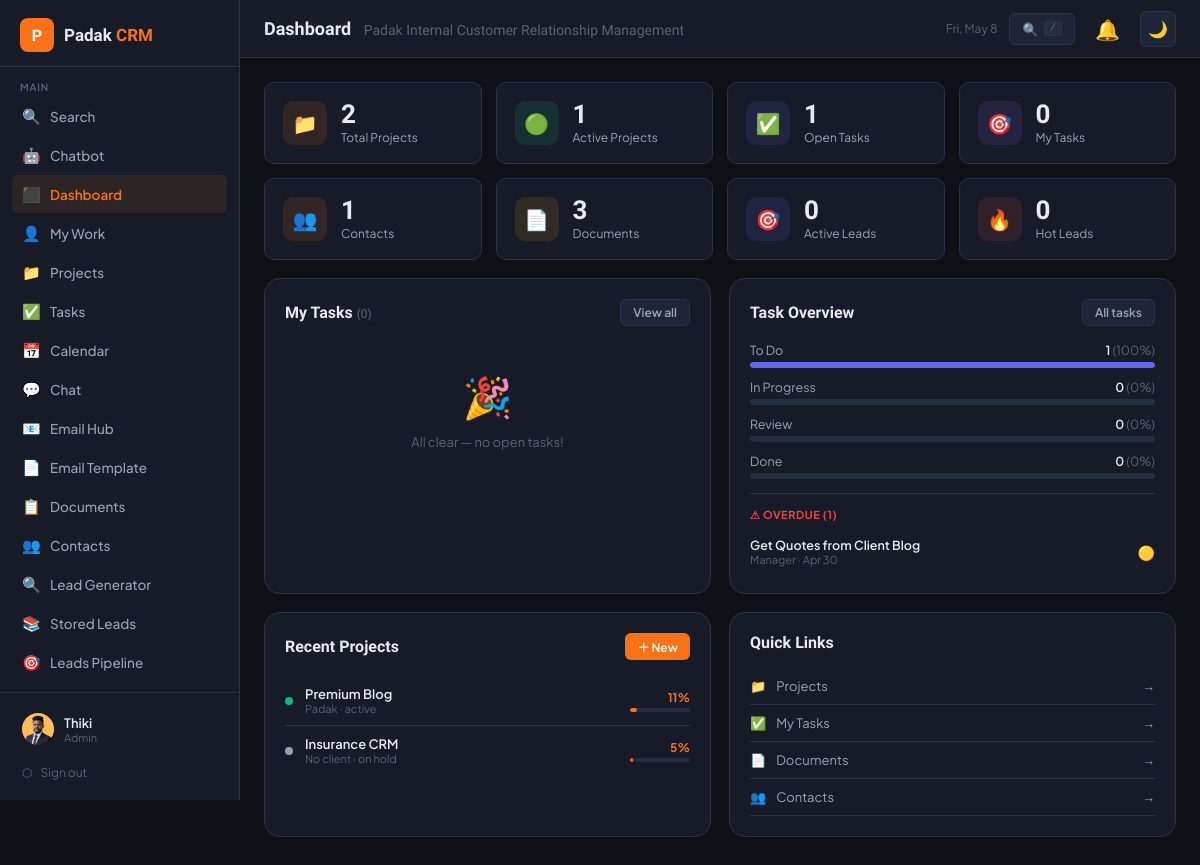
The app's page /dashboard.php (signed in) with its own data.
### tables this page shows
CREATE TABLE `tasks` (
  `id` int(11) NOT NULL,
  `title` varchar(250) NOT NULL,
  `description` text DEFAULT NULL,
  `project_id` int(11) DEFAULT NULL,
  `assigned_to` int(11) DEFAULT NULL,
  `created_by` int(11) NOT NULL,
  `status` enum('todo','in_progress','review','done') DEFAULT 'todo',
  `priority` enum('low','medium','high','urgent') DEFAULT 'medium',
  `due_date` date DEFAULT NULL,
  `start_date` date DEFAULT NULL,
  `label` varchar(80) DEFAULT NULL,
  `sort_order` int(11) DEFAULT 0,
  `completed_at` datetime DEFAULT NULL,
  `created_at` datetime DEFAULT current_timestamp(),
  `updated_at` datetime DEFAULT current_timestamp() ON UPDATE current_timestamp()
);

CREATE TABLE `users` (
  `id` int(11) NOT NULL,
  `name` varchar(100) NOT NULL,
  `email` varchar(150) NOT NULL,
  `password` varchar(255) NOT NULL,
  `role` enum('admin','manager','member') DEFAULT 'member',
  `avatar` varchar(255) DEFAULT NULL,
  `phone` varchar(30) DEFAULT NULL,
  `department` varchar(100) DEFAULT NULL,
  `department_role` enum('general','tele_caller','digital_marketing','software_developer','graphics_designer') DEFAULT 'general',
  `status` enum('active','inactive') DEFAULT 'active',
  `last_login` datetime DEFAULT NULL,
  `created_at` datetime DEFAULT current_timestamp()
);

CREATE TABLE `projects` (
  `id` int(11) NOT NULL,
  `title` varchar(200) NOT NULL,
  `description` text DEFAULT NULL,
  `contact_id` int(11) DEFAULT NULL,
  `status` enum('planning','active','on_hold','completed','cancelled') DEFAULT 'planning',
  `priority` enum('low','medium','high','urgent') DEFAULT 'medium',
  `start_date` date DEFAULT NULL,
  `due_date` date DEFAULT NULL,
  `budget` decimal(12,2) DEFAULT NULL,
  `currency` varchar(10) DEFAULT 'LKR',
  `progress` int(11) DEFAULT 0,
  `created_by` int(11) NOT NULL,
  `created_at` datetime DEFAULT current_timestamp(),
  `updated_at` datetime DEFAULT current_timestamp() ON UPDATE current_timestamp()
);

CREATE TABLE `contacts` (
  `id` int(11) NOT NULL,
  `name` varchar(150) NOT NULL,
  `company` varchar(150) DEFAULT NULL,
  `email` varchar(150) DEFAULT NULL,
  `phone` varchar(50) DEFAULT NULL,
  `address` text DEFAULT NULL,
  `type` enum('client','lead','partner','vendor') DEFAULT 'lead',
  `status` enum('active','inactive','prospect') DEFAULT 'prospect',
  `notes` text DEFAULT NULL,
  `assigned_to` int(11) DEFAULT NULL,
  `created_by` int(11) NOT NULL,
  `created_at` datetime DEFAULT current_timestamp(),
  `updated_at` datetime DEFAULT current_timestamp() ON UPDATE current_timestamp()
);

### config.php (called while the page is built, shortened)
<?php
function currentUser(): array {
    return [
        'id'   => $_SESSION['crm_user_id'] ?? 0,
        'name' => $_SESSION['crm_name'] ?? '',
        'role' => $_SESSION['crm_role'] ?? '',
        'email'=> $_SESSION['crm_email'] ?? '',
        'avatar'=> $_SESSION['crm_avatar'] ?? null,
    ];
}
function isManager(): bool { return in_array($_SESSION['crm_role'] ?? '', ['admin','manager']); }
function h(string $s): string { return htmlspecialchars($s, ENT_QUOTES, 'UTF-8'); }
function fDate(?string $d, string $fmt = 'M j, Y'): string {
    return date($fmt, strtotime($d));
}
function statusColor(string $status): string {
    return match($status) {
        'active','done','completed' => '#10b981',
        'planning','todo' => '#6366f1',
        'in_progress' => '#f59e0b',
        'review' => '#8b5cf6',
        'on_hold' => '#94a3b8',
        'cancelled','inactive' => '#ef4444',
        'prospect','lead' => '#f97316',
        'client' => '#10b981',
        'partner' => '#6366f1',
        'urgent','high' => '#ef4444',
        'medium' => '#f59e0b',
        'low' => '#10b981',
        default => '#94a3b8'
    };
}
function priorityIcon(string $p): string {
    return match($p) {
        'urgent' => '🔴',
        'high' => '🟠',
        'medium' => '🟡',
        'low' => '🟢',
        default => '⚪'
    };
}

### dashboard.php (the view, shortened to what this page needs)
<?php
require_once 'config.php';
require_once 'includes/layout.php';
$user = currentUser();
$db   = getCRMDB();
$uid  = (int)$user['id'];
$s = [];
$s['projects']  = $db->query("SELECT COUNT(*) FROM projects WHERE status NOT IN ('cancelled')")->fetch_row()[0];
$s['active_p']  = $db->query("SELECT COUNT(*) FROM projects WHERE status='active'")->fetch_row()[0];
$s['open_tasks']= $db->query("SELECT COUNT(*) FROM tasks WHERE status!='done'")->fetch_row()[0];
$s['my_tasks']  = $db->query("SELECT COUNT(*) FROM tasks WHERE assigned_to=$uid AND status!='done'")->fetch_row()[0];
$s['contacts']  = $db->query("SELECT COUNT(*) FROM contacts")->fetch_row()[0];
$s['docs']      = $db->query("SELECT COUNT(*) FROM documents")->fetch_row()[0] + $db->query("SELECT COUNT(*) FROM rich_docs")->fetch_row()[0];
if (isManager()) {
    $s['leads']      = $db->query("SELECT COUNT(*) FROM leads WHERE stage NOT IN ('won','lost')")->fetch_row()[0];
    $s['hot_leads']  = $db->query("SELECT COUNT(*) FROM leads WHERE stage IN ('proposal','negotiation')")->fetch_row()[0];
}
$my_tasks = $db->query("
    SELECT t.*, p.title AS proj_title FROM tasks t
    LEFT JOIN projects p ON p.id=t.project_id
    WHERE t.assigned_to=$uid AND t.status!='done'
    ORDER BY FIELD(t.priority,'urgent','high','medium','low'), t.due_date ASC
    LIMIT 8
")->fetch_all(MYSQLI_ASSOC);
$task_rows = $db->query("SELECT status, COUNT(*) AS cnt FROM tasks GROUP BY status")->fetch_all(MYSQLI_ASSOC);
$tcounts = ['todo'=>0,'in_progress'=>0,'review'=>0,'done'=>0];
foreach ($task_rows as $r) $tcounts[$r['status']] = (int)$r['cnt'];
$total_t = array_sum($tcounts);
$projects = $db->query("
    SELECT p.*, c.name AS client_name,
        (SELECT COUNT(*) FROM tasks WHERE project_id=p.id AND status='done') AS done_tasks,
        (SELECT COUNT(*) FROM tasks WHERE project_id=p.id) AS total_tasks,
        p.progress
    FROM projects p
    LEFT JOIN contacts c ON c.id=p.contact_id
    ORDER BY p.updated_at DESC LIMIT 5
")->fetch_all(MYSQLI_ASSOC);
$activity = [];
if (isManager()) {
    $activity = $db->query("
        SELECT a.action, a.created_at, u.name AS uname
        FROM activity_log a LEFT JOIN users u ON u.id=a.user_id
        ORDER BY a.created_at DESC LIMIT 8
    ")->fetch_all(MYSQLI_ASSOC);
}
$overdue = $db->query("
    SELECT t.title, t.due_date, t.priority, u.name AS assignee
    FROM tasks t LEFT JOIN users u ON u.id=t.assigned_to
    WHERE t.due_date < CURDATE() AND t.status!='done'
    ORDER BY t.due_date ASC LIMIT 5
")->fetch_all(MYSQLI_ASSOC);
$pipeline = [];
if (isManager()) {
    $pipeline = $db->query("
        SELECT stage, COUNT(*) AS cnt, COALESCE(SUM(budget_est),0) AS val
        FROM leads WHERE stage NOT IN ('won','lost')
        GROUP BY stage ORDER BY FIELD(stage,'new','contacted','qualified','proposal','negotiation')
    ")->fetch_all(MYSQLI_ASSOC);
}
?>
<?php
$kpis = [
    ['📁','Total Projects', $s['projects'],     'rgba(249,115,22,.12)',  'projects.php'],
    ['🟢','Active Projects',$s['active_p'],     'rgba(16,185,129,.12)',  'projects.php?status=active'],
    ['✅','Open Tasks',      $s['open_tasks'],   'rgba(99,102,241,.12)',  'tasks.php'],
    ['🎯','My Tasks',        $s['my_tasks'],     'rgba(139,92,246,.12)',  'tasks.php?assigned=me'],
    ['👥','Contacts',        $s['contacts'],     'rgba(249,115,22,.12)',  'contacts.php'],
    ['📄','Documents',       $s['docs'],         'rgba(245,158,11,.12)',  'documents.php'],
];
if (isManager()) {
    $kpis[] = ['🎯','Active Leads',  $s['leads'],         'rgba(99,102,241,.12)',  'leads.php'];
    $kpis[] = ['🔥','Hot Leads',     $s['hot_leads'],     'rgba(239,68,68,.12)',   'leads.php?stage=proposal'];
}
?>
<div class="stats-grid" style="margin-bottom:18px">
  <?php foreach ($kpis as [$icon,$lbl,$val,$bg,$href]): ?>
  <a href="<?= $href ?>" style="text-decoration:none">
    <div class="stat-card" style="cursor:pointer;transition:border-color .15s" onmouseover="this.style.borderColor='var(--border2)'" onmouseout="this.style.borderColor='var(--border)'">
      <div class="stat-icon" style="background:<?= $bg ?>"><?= $icon ?></div>
      <div>
        <div class="stat-val"><?= $val ?></div>
        <div class="stat-lbl"><?= $lbl ?></div>
      </div>
    </div>
  </a>
  <?php endforeach; ?>
</div>
<div class="db-grid">
  <div class="card">
    <div class="card-header">
      <div class="card-title">My Tasks <span style="font-size:12px;color:var(--text3);font-weight:400">(<?= count($my_tasks) ?>)</span></div>
      <a href="tasks.php?assigned=me" class="btn btn-ghost btn-sm">View all</a>
    </div>
    <?php if (empty($my_tasks)): ?>
      <div class="empty-state" style="padding:28px 20px"><div class="icon">🎉</div><p>All clear — no open tasks!</p></div>
    <?php endif; ?>
  </div>
  <div class="card">
    <div class="card-header">
      <div class="card-title">Task Overview</div>
      <a href="tasks.php" class="btn btn-ghost btn-sm">All tasks</a>
    </div>
    <?php
    $tc_labels = ['todo'=>'To Do','in_progress'=>'In Progress','review'=>'Review','done'=>'Done'];
    $tc_colors = ['todo'=>'#6366f1','in_progress'=>'#f59e0b','review'=>'#8b5cf6','done'=>'#10b981'];
    foreach ($tcounts as $k=>$v):
      $pct = $total_t > 0 ? round($v/$total_t*100) : 0;
    ?>
    <div style="margin-bottom:11px">
      <div style="display:flex;justify-content:space-between;margin-bottom:4px">
        <span style="font-size:12.5px;color:var(--text2)"><?= $tc_labels[$k] ?></span>
        <span style="font-size:12.5px;font-weight:600;color:var(--text)"><?= $v ?> <span style="color:var(--text3);font-weight:400">(<?= $pct ?>%)</span></span>
      </div>
      <div class="progress-bar">
        <div class="progress-fill" style="width:<?= $pct ?>%;background:<?= $tc_colors[$k] ?>"></div>
      </div>
    </div>
    <?php endforeach; ?>
    <?php if (!empty($overdue)): ?>
    <div style="margin-top:14px;padding-top:14px;border-top:1px solid var(--border)">
      <div style="font-size:11px;font-weight:700;color:var(--red);margin-bottom:8px;text-transform:uppercase;letter-spacing:.05em">⚠ Overdue (<?= count($overdue) ?>)</div>
      <?php foreach ($overdue as $o): ?>
      <div class="ov-item">
        <div style="flex:1;min-width:0">
          <div style="font-size:12.5px;font-weight:600;color:var(--text);white-space:nowrap;overflow:hidden;text-overflow:ellipsis"><?= h($o['title']) ?></div>
          <div style="font-size:11px;color:var(--text3)"><?= h($o['assignee']??'Unassigned') ?> · <?= fDate($o['due_date'],'M j') ?></div>
        </div>
        <span><?= priorityIcon($o['priority']) ?></span>
      </div>
      <?php endforeach; ?>
    </div>
    <?php endif; ?>
  </div>
</div>
<div class="db-grid">
  <div class="card">
    <div class="card-header">
      <div class="card-title">Recent Projects</div>
      <a href="projects.php" class="btn btn-primary btn-sm">＋ New</a>
    </div>
    <?php if (empty($projects)): ?>
      <div class="empty-state" style="padding:28px 20px"><div class="icon">📁</div><p>No projects yet.</p></div>
    <?php else: ?>
      <?php foreach ($projects as $p):
        $prog = (int)$p['progress'];
        $sc   = statusColor($p['status']);
        $pcol = $prog >= 75 ? '#10b981' : ($prog >= 40 ? '#f59e0b' : '#f97316');
      ?>
      <div class="proj-row" onclick="location.href='projects.php?view=<?= $p['id'] ?>'" style="cursor:pointer">
        <div style="width:8px;height:8px;border-radius:50%;background:<?= $sc ?>;flex-shrink:0"></div>
        <div style="flex:1;min-width:0">
          <div style="font-size:13px;font-weight:600;color:var(--text);white-space:nowrap;overflow:hidden;text-overflow:ellipsis"><?= h($p['title']) ?></div>
          <div style="font-size:11px;color:var(--text3)"><?= h($p['client_name']??'No client') ?> · <?= h(str_replace('_',' ',$p['status'])) ?></div>
        </div>
        <div style="text-align:right;flex-shrink:0">
          <div style="font-size:12px;font-weight:700;color:<?= $pcol ?>"><?= $prog ?>%</div>
          <div style="width:60px;height:4px;background:var(--bg4);border-radius:99px;overflow:hidden;margin-top:3px">
            <div style="height:100%;width:<?= $prog ?>%;background:<?= $pcol ?>;border-radius:99px"></div>
          </div>
        </div>
      </div>
      <?php endforeach; ?>
    <?php endif; ?>
  </div>
  <?php if (isManager() && !empty($pipeline)): ?>
  <div class="card">
    <div class="card-header">
      <div class="card-title">Lead Pipeline</div>
      <a href="leads.php" class="btn btn-ghost btn-sm">View all</a>
    </div>
    <?php
    $stage_labels = ['new'=>'New','contacted'=>'Contacted','qualified'=>'Qualified','proposal'=>'Proposal','negotiation'=>'Negotiation'];
    $stage_colors = ['new'=>'#6366f1','contacted'=>'#f59e0b','qualified'=>'#8b5cf6','proposal'=>'#f97316','negotiation'=>'#14b8a6'];
    foreach ($pipeline as $pl):
      $sc2 = $stage_colors[$pl['stage']] ?? '#94a3b8';
      $sl  = $stage_labels[$pl['stage']] ?? ucfirst($pl['stage']);
    ?>
    <div class="pipe-row">
      <div style="width:8px;height:8px;border-radius:50%;background:<?= $sc2 ?>;flex-shrink:0"></div>
      <div style="flex:1">
        <span style="font-size:13px;font-weight:600;color:var(--text)"><?= $sl ?></span>
      </div>
      <span class="badge" style="background:<?= $sc2 ?>20;color:<?= $sc2 ?>"><?= $pl['cnt'] ?> leads</span>
      <?php if ($pl['val'] > 0): ?>
      <span style="font-size:12px;color:var(--green);font-weight:600;min-width:70px;text-align:right"><?= number_format($pl['val'],0) ?></span>
      <?php endif; ?>
    </div>
    <?php endforeach; ?>
    <?php
    $won  = $db->query("SELECT COUNT(*),COALESCE(SUM(budget_est),0) FROM leads WHERE stage='won'")->fetch_row();
    $lost = $db->query("SELECT COUNT(*) FROM leads WHERE stage='lost'")->fetch_row()[0];
    ?>
    <div style="margin-top:12px;padding-top:12px;border-top:1px solid var(--border);display:flex;gap:16px">
      <div style="text-align:center">
        <div style="font-size:18px;font-weight:700;color:var(--green)"><?= $won[0] ?></div>
        <div style="font-size:11px;color:var(--text3)">Won</div>
      </div>
      <div style="text-align:center">
        <div style="font-size:18px;font-weight:700;color:var(--red)"><?= $lost ?></div>
        <div style="font-size:11px;color:var(--text3)">Lost</div>
      </div>
      <?php if ($won[1] > 0): ?>
      <div style="text-align:center">
        <div style="font-size:18px;font-weight:700;color:var(--green)"><?= number_format($won[1]/1000,1) ?>K</div>
        <div style="font-size:11px;color:var(--text3)">Won Value</div>
      </div>
      <?php endif; ?>
    </div>
  </div>
  <?php else: ?>
  <div class="card">
    <div class="card-header"><div class="card-title">Quick Links</div></div>
    <?php foreach ([
      ['📁','Projects','projects.php'],['✅','My Tasks','tasks.php?assigned=me'],
      ['📄','Documents','documents.php'],['👥','Contacts','contacts.php'],
    ] as [$ic,$lb,$hr]): ?>
    <a href="<?= $hr ?>" style="display:flex;align-items:center;gap:10px;padding:10px 0;border-bottom:1px solid var(--border);color:var(--text2);font-size:13px;transition:color .15s" onmouseover="this.style.color='var(--orange)'" onmouseout="this.style.color='var(--text2)'">
      <span><?= $ic ?></span><span><?= $lb ?></span><span style="margin-left:auto">→</span>
    </a>
    <?php endforeach; ?>
  </div>
  <?php endif; ?>
</div>

### records on screen
tasks: title "Get Quotes from Client Blog", assigned_to.name "Manager", due_date "Apr 30", priority "🟡"
projects: title "Premium Blog", contact.name "Padak", status "active", progress "11"
projects: title "Insurance CRM", client_name "No client", status "on hold", progress "5"

### other values on screen
$user['name'] "Thiki"
$user['role'] "Admin"
$pageTitle "Dashboard"
SITE_NAME "Padak Internal Customer Relationship Management"
$icon "📁"
$val "2"
$lbl "Total Projects"
$icon "🟢"
$val "1"
$lbl "Active Projects"
$icon "✅"
$lbl "Open Tasks"
$icon "🎯"
$val "0"
$lbl "My Tasks"
